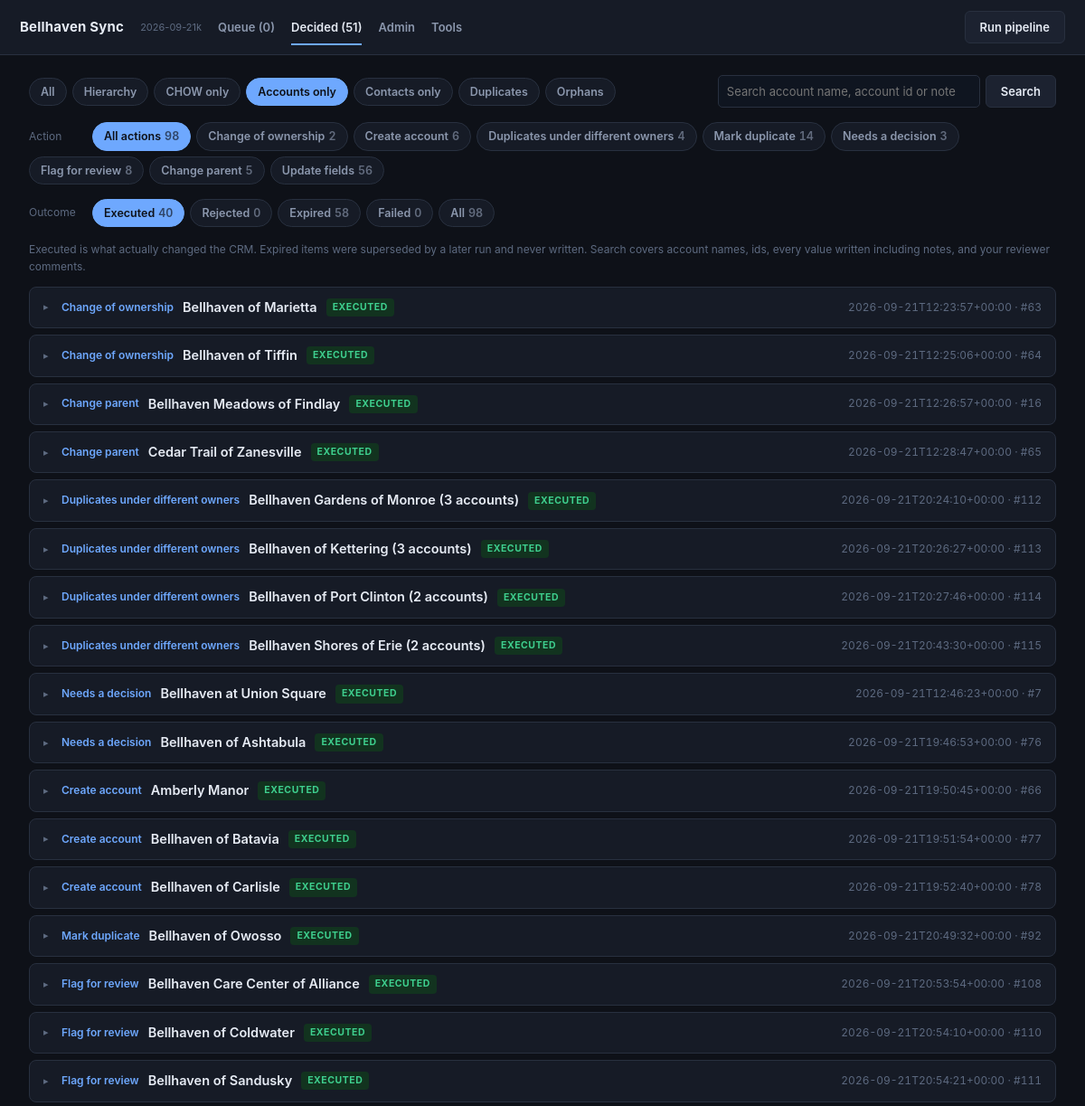
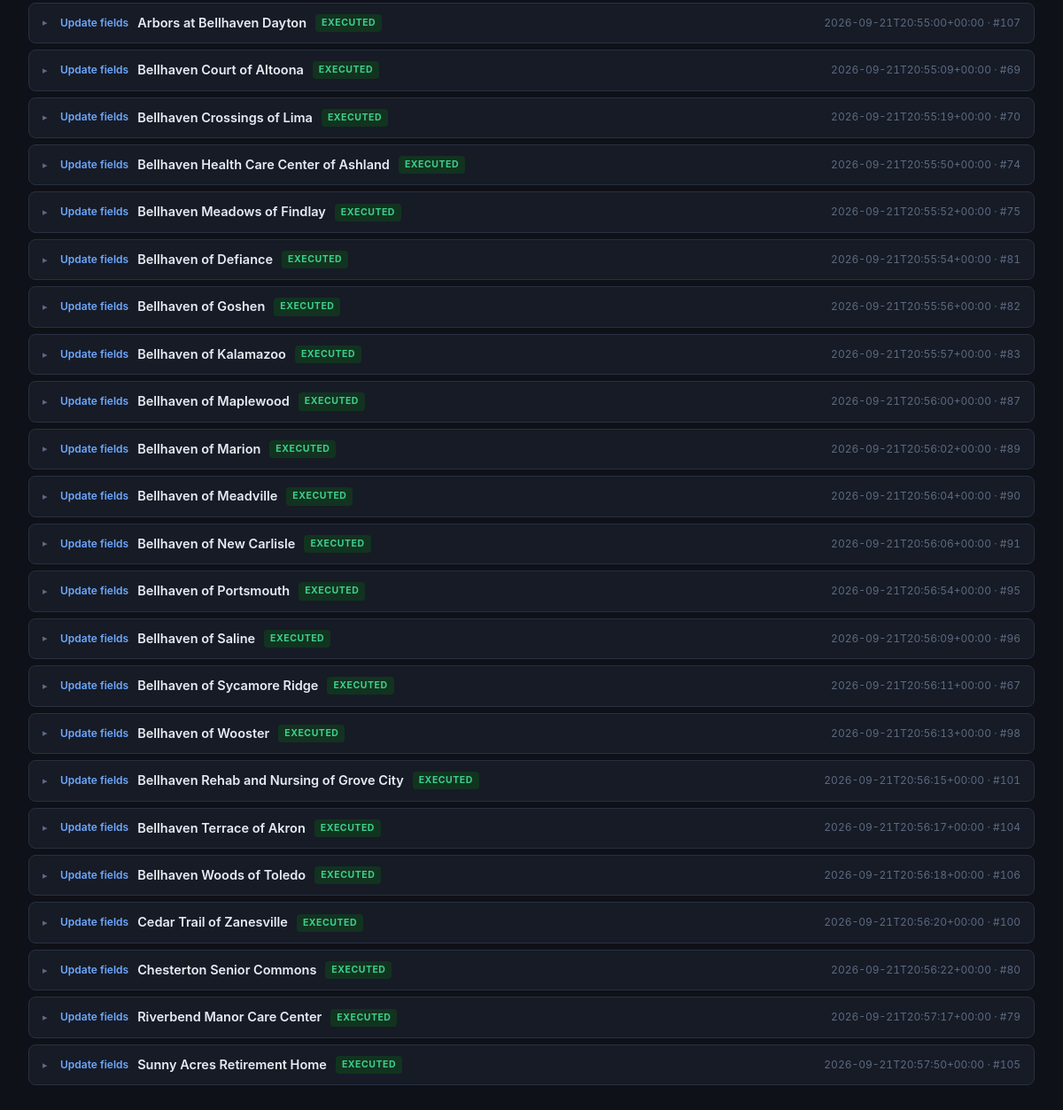
/decided?group=accounts&kind=&outcome=executed, run on the app's committed database (2 pictures, top to bottom).
### tables this page shows
CREATE TABLE proposals (
    id             INTEGER PRIMARY KEY AUTOINCREMENT,
    fingerprint    TEXT NOT NULL UNIQUE,
    run_id         INTEGER,
    last_seen_run  INTEGER,
    type           TEXT NOT NULL,
    subject_id     TEXT NOT NULL,
    subject_label  TEXT,
    subject_kind   TEXT,
    account_id     TEXT,
    tier           TEXT,
    before_json    TEXT,
    target_json    TEXT,
    calls_json     TEXT,
    evidence_json  TEXT,
    editable_json  TEXT,
    status         TEXT NOT NULL DEFAULT 'pending',
    reviewer_note  TEXT,
    result_json    TEXT,
    created_at     TEXT,
    decided_at     TEXT
);

### app.py (the view)
@app.get("/decided", response_class=HTMLResponse)
def decided(request: Request, q: str = "", group: str = "all", kind: str = "",
            outcome: str = "executed", msg: str = ""):
    in_group = store.list_proposals("decided", group, q)
    kinds = {}
    for p in in_group:
        kinds[p["type"]] = kinds.get(p["type"], 0) + 1
    if kind not in kinds:
        kind = ""
    in_kind = [p for p in in_group if not kind or p["type"] == kind]
    outcomes = {o: sum(1 for p in in_kind if p["status"] == o)
                for o in store.DECIDED_OUTCOMES}
    shown = [p for p in in_kind if outcome == "all" or p["status"] == outcome]
    return _page(request, "decided.html", proposals=shown, group=group, q=q,
                 kind=kind, kinds=kinds, outcome=outcome, outcomes=outcomes,
                 total=len(in_kind), msg=msg)

### templates/decided.html (shortened to what this page needs)
{% extends "base.html" %}
{% set page = 'decided' %}
{% macro url(g=None, k=None, o=None) -%}
/decided?group={{ g if g is not none else group }}&kind={{ k if k is not none else kind }}&outcome={{ o if o is not none else outcome }}{% if q %}&q={{ q }}{% endif %}
{%- endmacro %}
{% block body %}
<div class="filters">
  {% for key, label in [('all','All'),('hierarchy','Hierarchy'),('chow','CHOW only'),
                        ('accounts','Accounts only'),('contacts','Contacts only'),
                        ('duplicates','Duplicates'),('orphans','Orphans')] %}
    <a class="chip {{ 'on' if group==key }}" href="{{ url(g=key, k='') }}">{{ label }}</a>
  {% endfor %}
  <form method="get" action="/decided" style="margin-left:auto;display:flex;gap:6px">
    <input type="text" name="q" value="{{ q }}"
           placeholder="Search account name, account id or note" style="width:290px">
    <button class="neutral">Search</button>
  </form>
</div>
{% if kinds %}
<div class="filters">
  <span class="dim" style="width:64px">Action</span>
  <a class="chip {{ 'on' if not kind }}" href="{{ url(k='') }}">All actions<span class="n">{{ kinds.values() | sum }}</span></a>
  {% for t, n in kinds | dictsort %}
    <a class="chip {{ 'on' if kind==t }}" href="{{ url(k=t) }}">{{ type_labels.get(t, t) }}<span class="n">{{ n }}</span></a>
  {% endfor %}
</div>
{% endif %}
<div class="filters">
  <span class="dim" style="width:64px">Outcome</span>
  {% for o, label in [('executed','Executed'),('rejected','Rejected'),('expired','Expired'),('failed','Failed')] %}
    <a class="chip {{ 'on' if outcome==o }}" href="{{ url(o=o) }}">{{ label }}<span class="n">{{ outcomes.get(o, 0) }}</span></a>
  {% endfor %}
  <a class="chip {{ 'on' if outcome=='all' }}" href="{{ url(o='all') }}">All<span class="n">{{ total }}</span></a>
</div>
<p class="dim">Executed is what actually changed the CRM. Expired items were
superseded by a later run and never written. Search covers account names, ids,
every value written including notes, and your reviewer comments.</p>
{% if not proposals %}
  <div class="empty">Nothing matches these filters.</div>
{% else %}
{% for p in proposals %}
<details class="item">
  <summary>
    <span class="caret">&#9656;</span>
    <span class="what">{{ type_labels.get(p.type, p.type) }}</span>
    <span class="who">{{ p.subject_label }}</span>
    <span class="tag t-{{ p.status }}">{{ p.status }}</span>
    <span class="sub">{{ p.decided_at }} &middot; #{{ p.id }}</span>
  </summary>
</details>
{% endfor %}
{% endif %}
{% endblock %}

### templates/base.html (style rules this page uses)
:root { --bg:#0e1118; --panel:#161b26; --panel-2:#1c2230; --line:#28303f; --ink:#e6ebf4; --muted:#8b97ad; --dim:#5d6a80; --accent:#6ea8fe; --ok:#3ecf8e; --warn:#e8b339; --bad:#f2607a; --violet:#a78bfa; }
* { box-sizing:border-box; }
body { margin:0;background:var(--bg);color:var(--ink); font:14.5px/1.55 -apple-system,BlinkMacSystemFont,"Segoe UI",Roboto,Helvetica,Arial,sans-serif; }
a { color:var(--accent); }
.filters { display:flex;gap:6px;flex-wrap:wrap;align-items:center;margin-bottom:16px; }
.chip { display:inline-block;padding:5px 12px;border-radius:99px;font-size:12.5px; font-weight:600;text-decoration:none;color:var(--muted); background:var(--panel);border:1px solid var(--line); }
.chip.on { color:#0e1118;background:var(--accent);border-color:var(--accent); }
.chip .n { opacity:.65;margin-left:4px;font-variant-numeric:tabular-nums; }
.item { background:var(--panel);border:1px solid var(--line);border-radius:8px;margin-bottom:7px; }
.item>summary { cursor:pointer;list-style:none;padding:11px 15px;display:flex; gap:10px;align-items:center;flex-wrap:wrap; }
.caret { color:var(--dim);font-size:11px;width:10px; }
.what { font-weight:600;font-size:12px;color:var(--accent);white-space:nowrap; }
.who { font-weight:600; }
.sub { color:var(--dim);font-size:12px;margin-left:auto;font-variant-numeric:tabular-nums; }
.tag { display:inline-block;font-size:10.5px;font-weight:700;letter-spacing:.05em; text-transform:uppercase;padding:2px 7px;border-radius:4px; }
.t-executed { background:#12331f;color:var(--ok); }
input[type=text],textarea,select { width:100%;padding:6px 9px;border:1px solid var(--line); border-radius:5px;font:inherit;font-size:13px;background:#0f1520;color:var(--ink); }
button { font:inherit;font-weight:600;font-size:13px;padding:7px 16px;border-radius:6px; border:1px solid transparent;cursor:pointer; }
.neutral { background:var(--panel-2);color:var(--ink);border-color:var(--line); }
.dim { color:var(--dim);font-size:12px; }

### data on the page
proposals: get "Change of ownership", n "2", subject_label "Bellhaven of Marietta", status "EXECUTED", decided_at "2026-09-21T12:23:57+00:00", id "63"
proposals: get "Create account", n "6"
proposals: get "Duplicates under different owners", n "4", subject_label "Bellhaven Gardens of Monroe (3 accounts)", status "EXECUTED", decided_at "2026-09-21T20:24:10+00:00", id "112"
proposals: get "Mark duplicate", n "14"
proposals: get "Needs a decision", n "3", subject_label "Bellhaven at Union Square", status "EXECUTED", decided_at "2026-09-21T12:46:23+00:00", id "7"
proposals: get "Flag for review", n "8"
proposals: get "Change parent", n "5", subject_label "Bellhaven Meadows of Findlay", status "EXECUTED", decided_at "2026-09-21T12:26:57+00:00", id "16"
proposals: get "Update fields", n "56", status "Expired", get "58"
proposals: get "Change of ownership", subject_label "Bellhaven of Tiffin", status "EXECUTED", decided_at "2026-09-21T12:25:06+00:00", id "64"
proposals: get "Change parent", subject_label "Cedar Trail of Zanesville", status "EXECUTED", decided_at "2026-09-21T12:28:47+00:00", id "65"
proposals: get "Duplicates under different owners", subject_label "Bellhaven of Kettering (3 accounts)", status "EXECUTED", decided_at "2026-09-21T20:26:27+00:00", id "113"
proposals: get "Duplicates under different owners", subject_label "Bellhaven of Port Clinton (2 accounts)", status "EXECUTED", decided_at "2026-09-21T20:27:46+00:00", id "114"
proposals: get "Duplicates under different owners", subject_label "Bellhaven Shores of Erie (2 accounts)", status "EXECUTED", decided_at "2026-09-21T20:43:30+00:00", id "115"
proposals: get "Needs a decision", subject_label "Bellhaven of Ashtabula", status "EXECUTED", decided_at "2026-09-21T19:46:53+00:00", id "76"
proposals: get "Create account", subject_label "Amberly Manor", status "EXECUTED", decided_at "2026-09-21T19:50:45+00:00", id "66"
proposals: get "Create account", subject_label "Bellhaven of Batavia", status "EXECUTED", decided_at "2026-09-21T19:51:54+00:00", id "77"
proposals: get "Create account", subject_label "Bellhaven of Carlisle", status "EXECUTED", decided_at "2026-09-21T19:52:40+00:00", id "78"
proposals: get "Mark duplicate", subject_label "Bellhaven of Owosso", status "EXECUTED", decided_at "2026-09-21T20:49:32+00:00", id "92"
proposals: get "Flag for review", subject_label "Bellhaven Care Center of Alliance", status "EXECUTED", decided_at "2026-09-21T20:53:54+00:00", id "108"
proposals: get "Flag for review", subject_label "Bellhaven of Coldwater", status "EXECUTED", decided_at "2026-09-21T20:54:10+00:00", id "110"
proposals: get "Flag for review", subject_label "Bellhaven of Sandusky", status "EXECUTED", decided_at "2026-09-21T20:54:21+00:00", id "111"
proposals: get "Update fields", subject_label "Arbors at Bellhaven Dayton", status "EXECUTED", decided_at "2026-09-21T20:55:00+00:00", id "107"
proposals: get "Update fields", subject_label "Bellhaven Court of Altoona", status "EXECUTED", decided_at "2026-09-21T20:55:09+00:00", id "69"
proposals: get "Update fields", subject_label "Bellhaven Crossings of Lima", status "EXECUTED", decided_at "2026-09-21T20:55:19+00:00", id "70"
proposals: get "Update fields", subject_label "Bellhaven Health Care Center of Ashland", status "EXECUTED", decided_at "2026-09-21T20:55:50+00:00", id "74"
proposals: get "Update fields", subject_label "Bellhaven Meadows of Findlay", status "EXECUTED", decided_at "2026-09-21T20:55:52+00:00", id "75"
proposals: get "Update fields", subject_label "Bellhaven of Defiance", status "EXECUTED", decided_at "2026-09-21T20:55:54+00:00", id "81"
proposals: get "Update fields", subject_label "Bellhaven of Goshen", status "EXECUTED", decided_at "2026-09-21T20:55:56+00:00", id "82"
proposals: get "Update fields", subject_label "Bellhaven of Kalamazoo", status "EXECUTED", decided_at "2026-09-21T20:55:57+00:00", id "83"
proposals: get "Update fields", subject_label "Bellhaven of Maplewood", status "EXECUTED", decided_at "2026-09-21T20:56:00+00:00", id "87"
proposals: get "Update fields", subject_label "Bellhaven of Marion", status "EXECUTED", decided_at "2026-09-21T20:56:02+00:00", id "89"
proposals: get "Update fields", subject_label "Bellhaven of Meadville", status "EXECUTED", decided_at "2026-09-21T20:56:04+00:00", id "90"
proposals: get "Update fields", subject_label "Bellhaven of New Carlisle", status "EXECUTED", decided_at "2026-09-21T20:56:06+00:00", id "91"
proposals: get "Update fields", subject_label "Bellhaven of Portsmouth", status "EXECUTED", decided_at "2026-09-21T20:56:54+00:00", id "95"
proposals: get "Update fields", subject_label "Bellhaven of Saline", status "EXECUTED", decided_at "2026-09-21T20:56:09+00:00", id "96"
proposals: get "Update fields", subject_label "Bellhaven of Sycamore Ridge", status "EXECUTED", decided_at "2026-09-21T20:56:11+00:00", id "67"
proposals: get "Update fields", subject_label "Bellhaven of Wooster", status "EXECUTED", decided_at "2026-09-21T20:56:13+00:00", id "98"
proposals: get "Update fields", subject_label "Bellhaven Rehab and Nursing of Grove City", status "EXECUTED", decided_at "2026-09-21T20:56:15+00:00", id "101"
proposals: get "Update fields", subject_label "Bellhaven Terrace of Akron", status "EXECUTED", decided_at "2026-09-21T20:56:17+00:00", id "104"
proposals: get "Update fields", subject_label "Bellhaven Woods of Toledo", status "EXECUTED", decided_at "2026-09-21T20:56:18+00:00", id "106"
proposals: get "Update fields", subject_label "Cedar Trail of Zanesville", status "EXECUTED", decided_at "2026-09-21T20:56:20+00:00", id "100"
proposals: get "Update fields", subject_label "Chesterton Senior Commons", status "EXECUTED", decided_at "2026-09-21T20:56:22+00:00", id "80"
proposals: get "Update fields", subject_label "Riverbend Manor Care Center", status "EXECUTED", decided_at "2026-09-21T20:57:17+00:00", id "79"
proposals: get "Update fields", subject_label "Sunny Acres Retirement Home", status "EXECUTED", decided_at "2026-09-21T20:57:50+00:00", id "105"

### other printed values
{{ build }} "2026-09-21k"
{{ counts.get('pending',0) }} "0"
{{ counts.get('executed',0)+counts.get('rejected',0) }} "51"
{{ label }} "All" "Hierarchy" "CHOW only" "Accounts only" "Contacts only" "Duplicates" "Orphans"
{{ kinds.values() | sum }} "98"
{{ label }} "Executed" "Rejected" "Failed"
{{ outcomes.get(o, 0) }} "40" "0" "0"
{{ total }} "98"
